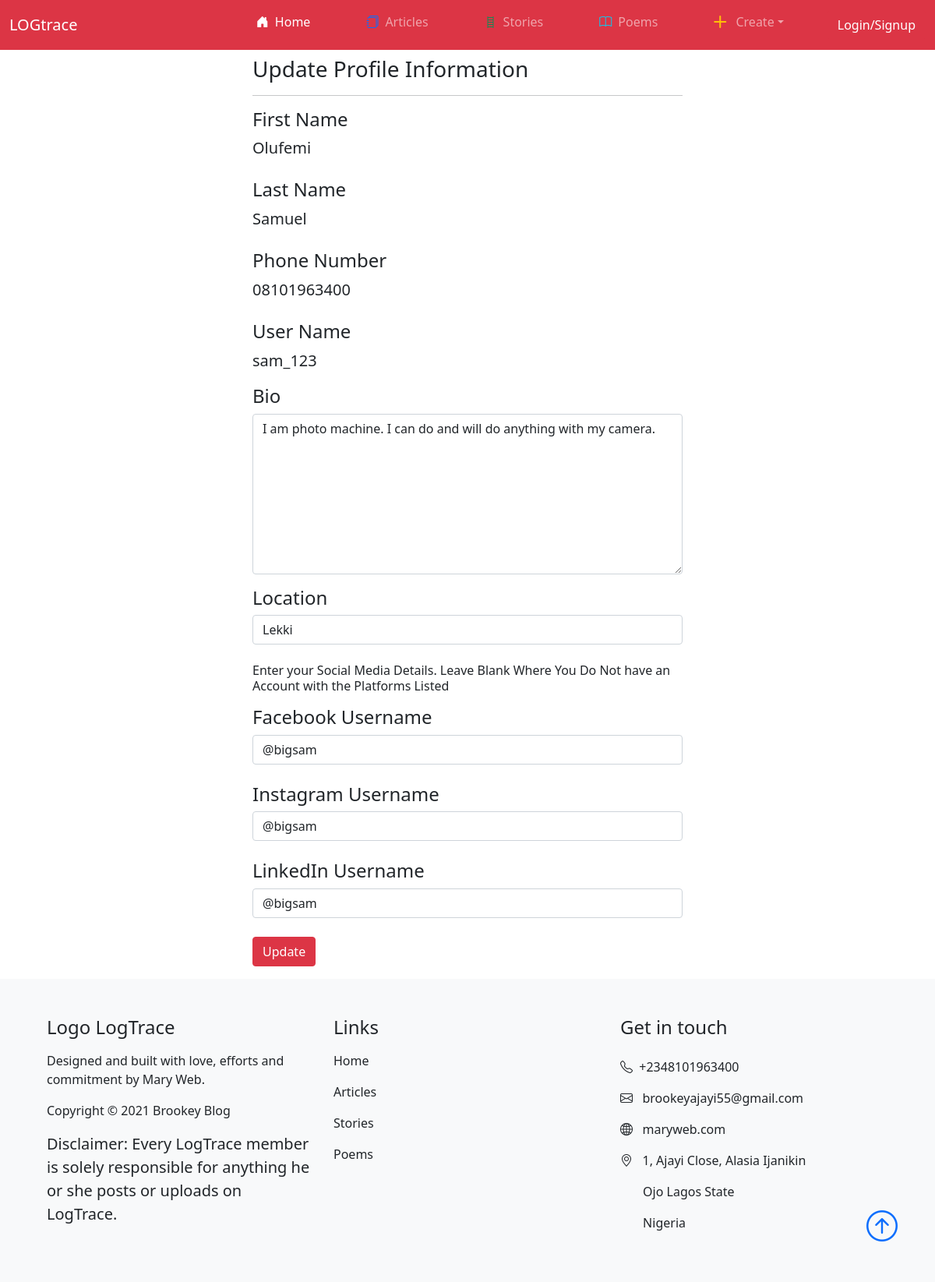
Page /edit_profile.php?id=11 (signed in) on the committed database.
### tables this page shows
CREATE TABLE `user` (
  `user_id` int(10) UNSIGNED NOT NULL,
  `first_name` varchar(50) NOT NULL,
  `last_name` varchar(50) NOT NULL,
  `email` varchar(50) NOT NULL,
  `phone_number` varchar(20) NOT NULL,
  `user_name` varchar(50) NOT NULL,
  `hash` varchar(255) NOT NULL,
  `date_created` date NOT NULL,
  `time_created` time NOT NULL
);

CREATE TABLE `profile` (
  `profile_id` int(10) UNSIGNED NOT NULL,
  `bio` text,
  `location` varchar(255) DEFAULT NULL,
  `fb_username` varchar(255) DEFAULT NULL,
  `in_username` varchar(255) DEFAULT NULL,
  `li_username` varchar(255) DEFAULT NULL,
  `profile_owner` int(11) NOT NULL,
  `date_created` date NOT NULL,
  `time_created` time NOT NULL
);

### includes/functions.php (called while the page is built, shortened)
<?php
function fetchUserDetails($dbconn,$id){
  $user_details = $dbconn->prepare("SELECT * FROM user WHERE user_id=:uid");
  $user_details->bindParam(":uid",$id);
  $user_details->execute();
  $user_data = [];
  while ($row = $user_details->fetch(PDO::FETCH_BOTH)) {
    $user_data = $row;
  }
  return $user_data;
}
function fetchProfile($dbconn,$id){
  $prof = $dbconn->prepare("SELECT * FROM profile WHERE profile_owner=:po");
  $prof->bindParam(":po",$id);
  $prof->execute();
  $profile = [];
  while ($row = $prof->fetch(PDO::FETCH_BOTH)) {
    $profile = $row;
  }
  return $profile;
}

### public/edit_profile.php (the view, shortened to what this page needs)
<?php
include '../includes/db.php';
include '../includes/functions.php';
$user_data = fetchUserDetails($conn,$_GET['id']);
$profile = fetchProfile($conn,$_GET['id']);
?>
<!DOCTYPE html>
<html lang="en" dir="ltr">
  <head>
    <link href="https://cdn.jsdelivr.net/npm/bootstrap@5.0.2/dist/css/bootstrap.min.css" rel="stylesheet">
    <link rel="stylesheet" href="https://cdn.jsdelivr.net/npm/bootstrap-icons@1.5.0/font/bootstrap-icons.css">
  </head>
  <body>
    <nav class="navbar navbar-expand-lg bg-danger navbar-dark text-light fixed-top">
      <div class="container-fluid">
        <a class="navbar-brand" href="#">LOGtrace</a>
    <div class="collapse navbar-collapse" id="navbarSupportedContent">
      <ul class="navbar-nav px-4 ms-auto mb-3 mb-lg-2">
        <li class="nav-item px-4">
          <a class="nav-link active" aria-current="page" href="index.php"><i class="bi bi-house-door-fill px-2"></i>Home</a>
        </li>
        <li class="nav-item px-4">
          <a class="nav-link" href="articles.php"><i class="bi bi-journals px-2 text-primary"></i>Articles</a>
        </li>
        <li class="nav-item px-4">
          <a class="nav-link" href="stories.php"><i class="bi bi-ladder px-2 text-success"></i>Stories</a>
        </li>
        <li class="nav-item px-4">
          <a class="nav-link" href="poems.php"><i class="bi bi-book px-2 text-info"></i>Poems</a>
        </li>
        <li class="nav-item dropdown px-4">
          <a class="nav-link dropdown-toggle" href="#" id="navbarDropdown" role="button" data-bs-toggle="dropdown" aria-expanded="false">
          <i class="bi bi-plus-lg px-2 text-warning"></i>
          Create</a>
        </li>
      </ul>
			<li class="btn btn-danger btn-md gx-4" id="logbtn" data-bs-toggle="modal" data-bs-target="#login">Login/Signup</li>
    </div>
  </div>
    </nav>
      <section class="ps-2 pe-2 mt-4 pt-5">
          <div class="row g-3 d-flex justify-content-center">
            <div class="col-md-6">
              <div class="container">
                <h3>Update Profile Information</h3>
                <hr>
                <div class="mb-4">
                  <h4>First Name</h4>
                  <p class="lead"><?=$user_data['first_name']?></p>
                </div>
                <div class="mb-4">
                  <h4>Last Name</h4>
                  <p class="lead"><?=$user_data['last_name']?></p>
                </div>
                <div class="mb-4">
                  <h4>Phone Number</h4>
                  <p class="lead"><?=$user_data['phone_number']?></p>
                </div>
                <div class="mb-3">
                  <h4>User Name</h4>
                  <p class="lead"><?=$user_data['user_name']?></p>
                  </div>
                <form class="" action="" method="post">
                  <div class="mb-3">
                    <h4>Bio</h4>
                    <textarea name="bio" class="form-control" rows="8" cols="80"><?=$profile['bio']?></textarea>
                  </div>
                  <div class="mb-4">
                    <h4>Location</h4>
                    <input type="text" class="form-control" name="location" value="<?=$profile['location']?>">
                  </div>
                  <div class="mb-3">
                    <h6>Enter your Social Media Details. Leave Blank Where You Do Not have an Account with the Platforms Listed</h6>
                  </div>
                  <div class="mb-4">
                    <h4>Facebook Username</h4>
                    <input type="text" class="form-control" name="fb-username" value="<?=$profile['fb_username']?>">
                  </div>
                  <div class="mb-4">
                    <h4>Instagram Username</h4>
                    <input type="text" class="form-control" name="in-username" value="<?=$profile['in_username']?>">
                  </div>
                  <div class="mb-4">
                    <h4>LinkedIn Username</h4>
                    <input type="text" class="form-control" name="li-username" value="<?=$profile['li_username']?>">
                  </div>
                  <button type="submit" class="btn btn-danger mb-3"name="update">Update</button>
                </form>
              </div>
					</div>
				</div>
      </section>
      <?php include "../includes/footer.php"; ?>
</body>
</html>

### rows in the picture
user: first_name "Olufemi", last_name "Samuel", phone_number "08101963400", user_name "sam_123"
profile: bio "I am photo machine. I can do and will do anything with my camera.", location "Lekki", fb-username "@bigsam", in-username "@bigsam", li-username "@bigsam"
